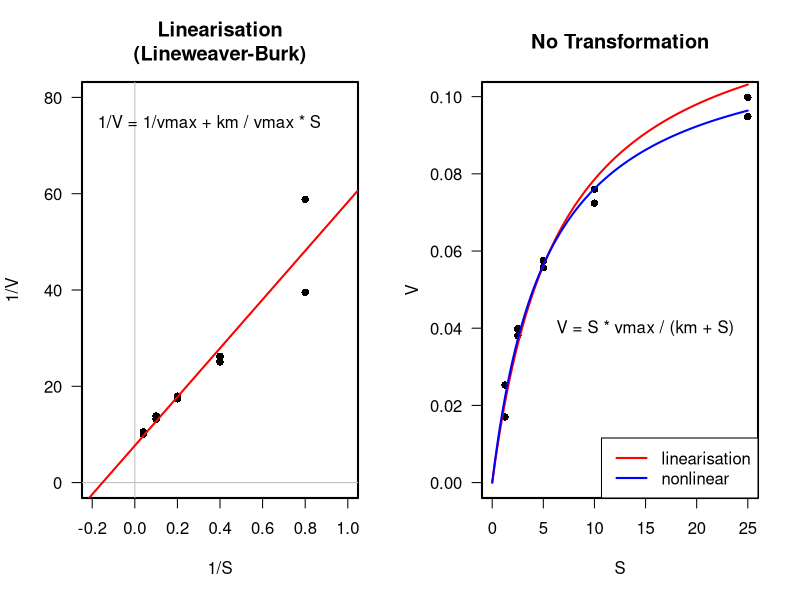
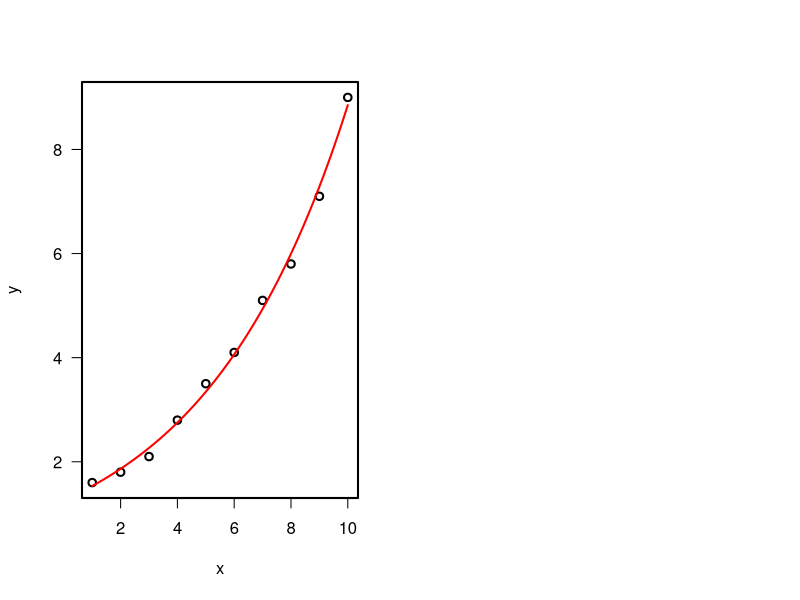

Source code (R) for these figures, in order:
## ---- chunk 1
S <-c(25, 25, 10, 10, 5, 5, 2.5, 2.5, 1.25, 1.25)
V <-c(0.0998, 0.0948, 0.076, 0.0724, 0.0557, 
      0.0575, 0.0399, 0.0381, 0.017, 0.0253)
model_fit<-nls(V ~ SSmicmen(S, Vm, K))

par(mfrow=c(1,2), las=1, lwd=2)
## Lineweaver-Burk
x <- 1/S; y <- 1/V

plot(x, y, xlab="1/S", ylab="1/V", xlim=c(-0.2,1), ylim=c(0, 80), pch=16,
  main="Linearisation\n(Lineweaver-Burk)")
abline(h=0, lwd=1, col="grey")
abline(v=0, lwd=1, col="grey")
m <- lm(y ~ x)
abline(m, col = "red")
Vm_l <- 1/coef(m)[1]
Km_l <- coef(m)[2] * Vm_l
#legend("topleft", c("vmax = 1/intercept", "km = slope * vmax"), 
#        box.lwd=1, bg="white")
text(0.35, 75, "1/V = 1/vmax + km / vmax * S")

## retransformed, both together
plot(S, V, xlim = c(0, max(S)),ylim=c(0, max(V)), pch=16, main="No Transformation")
x1 <-seq(0, 25, length=100)
lines(x1, Vm_l * x1 / (Km_l + x1), col="red")
lines(x1, predict(model_fit, data.frame(S=x1)), col="blue")
legend("bottomright", legend=c("linearisation", "nonlinear"), 
       box.lwd=1, lwd=2, col=c("red", "blue"))
text(15, 0.04, "V = S * vmax / (km + S)")
## ---- chunk 2
# example data
x <- 1:10
y <- c(1.6, 1.8, 2.1, 2.8, 3.5, 4.1, 5.1, 5.8, 7.1, 9.0)

# initial parameters for the optimizer
pstart <- c(a = 1, b = 1)

# nonlinear least squares
fit <- nls(y ~ a * exp(b * x), start = pstart)

# additional x-values to get a smooth curve
x1 <- seq(1, 10, 0.1)
y1 <- predict(fit, data.frame(x = x1))

plot(x, y)
lines(x1, y1, col = "red")
## ---- chunk 3
summary(fit)
## ---- chunk 4
(Rsquared <- 1 - var(residuals(fit))/var(y))
## ---- chunk 5
(1 - var(residuals(model_fit))/var(V)) # nonlinear r2
## ---- chunk 6

## ---- chunk 7
summary(model_fit, correlation=TRUE)
## ---- chunk 8

